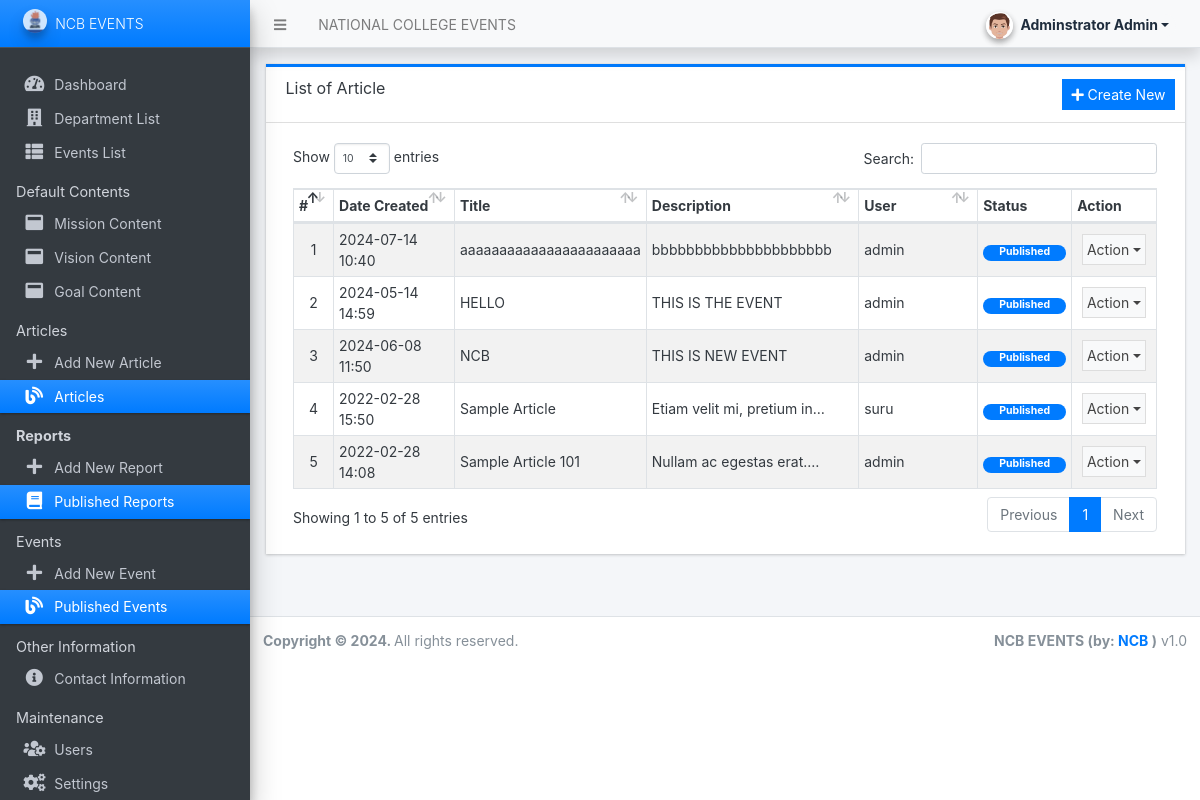
/admin/?page=articles (signed in), run on the app's committed database.
### tables this page shows
CREATE TABLE `article_list` (
  `id` int(30) NOT NULL,
  `title` text NOT NULL,
  `short_description` text NOT NULL,
  `content_path` text DEFAULT NULL,
  `status` tinyint(1) NOT NULL DEFAULT 1,
  `delete_flag` tinyint(1) NOT NULL DEFAULT 0,
  `user_id` int(30) DEFAULT NULL,
  `date_created` datetime NOT NULL DEFAULT current_timestamp(),
  `date_updated` datetime DEFAULT NULL ON UPDATE current_timestamp()
);

CREATE TABLE `users` (
  `id` int(50) NOT NULL,
  `firstname` varchar(250) NOT NULL,
  `lastname` varchar(250) NOT NULL,
  `username` text NOT NULL,
  `password` text NOT NULL,
  `avatar` text DEFAULT NULL,
  `last_login` datetime DEFAULT NULL,
  `department` varchar(50) NOT NULL,
  `type` tinyint(1) NOT NULL DEFAULT 0,
  `date_added` datetime NOT NULL DEFAULT current_timestamp(),
  `date_updated` datetime DEFAULT NULL ON UPDATE current_timestamp()
);

### classes/DBConnection.php (called while the page is built, shortened)
<?php
class DBConnection{
    private $host = DB_SERVER;
    private $username = DB_USERNAME;
    private $password = DB_PASSWORD;
    private $database = DB_NAME;
    public $conn;
    public function __construct(){
        if (!isset($this->conn)) {
            $this->conn = new mysqli($this->host, $this->username, $this->password, $this->database);
        }
    }
}
?>

### classes/SystemSettings.php (called while the page is built, shortened)
<?php
class SystemSettings extends DBConnection{
	function userdata($field = ''){
		if(!empty($field)){
			if(isset($_SESSION['userdata'][$field]))
				return $_SESSION['userdata'][$field];
			else
				return null;
		}else{
			return false;
		}
	}
}
$_settings = new SystemSettings();
?>

### admin/articles/index.php (the view, shortened to what this page needs)
<div class="card card-outline rounded-0 card-primary">
	<div class="card-header">
		<h3 class="card-title">List of Article</h3>
		<div class="card-tools">
			<a href="./?page=articles/manage_article"  class="btn btn-flat btn-sm btn-primary"><span class="fas fa-plus"></span>  Create New</a>
		</div>
	</div>
	<div class="card-body">
        <div class="container-fluid">
			<table class="table table-hover table-striped table-bordered" id="list">
				<?php if($_settings->userdata('type') != 1): ?>
					<colgroup>
						<col width="5%">
						<col width="15%">
						<col width="25%">
						<col width="35%">
						<col width="10%">
						<col width="15%">
					</colgroup>
				<?php else: ?>
					<colgroup>
						<col width="5%">
						<col width="15%">
						<col width="20%">
						<col width="25%">
						<col width="15%">
						<col width="10%">
						<col width="15%">
					</colgroup>
				<?php endif; ?>
				<thead>
					<tr>
						<th>#</th>
						<th>Date Created</th>
						<th>Title</th>
						<th>Description</th>
						<?php if($_settings->userdata('type') == 1): ?>
						<th>User</th>
						<?php endif; ?>
						<th>Status</th>
						<th>Action</th>
					</tr>
				</thead>
				<tbody>
					<?php
					$i = 1;
						$uwhere = "";
						$qry = $conn->query("SELECT a.*, u.username as writer from `article_list` a inner join users u on a.user_id = u.id where a.delete_flag = 0 {$uwhere} order by a.`title` asc ");
						while($row = $qry->fetch_assoc()):
					?>
						<tr>
							<td class="text-center"><?php echo $i++; ?></td>
							<td><?php echo date("Y-m-d H:i",strtotime($row['date_created'])) ?></td>
							<td><?php echo $row['title'] ?></td>
							<td ><p class="m-0 truncate-1"><?= $row['short_description'] ?></p></td>
							<?php if($_settings->userdata('type') == 1): ?>
							<td><?php echo $row['writer'] ?></td>
							<?php endif; ?>
							<td class="text-center">
                                <?php if($row['status'] == 1): ?>
                                    <span class="badge badge-primary px-3 rounded-pill">Published</span>
                                <?php else: ?>
                                    <span class="badge badge-secondary px-3 rounded-pill">Unpublished</span>
                                <?php endif; ?>
                            </td>
							<td align="center">
								 <button type="button" class="btn btn-flat p-1 btn-default btn-sm dropdown-toggle dropdown-icon" data-toggle="dropdown">
				                  		Action
				                  </button>
							</td>
						</tr>
					<?php endwhile; ?>
				</tbody>
			</table>
		</div>
	</div>
</div>

### data on the page
article_list: date_created "2024-07-14 10:40", title "aaaaaaaaaaaaaaaaaaaaaaa", short_description "bbbbbbbbbbbbbbbbbbbbb", user.username "admin", status "Published"
article_list: date_created "2024-05-14 14:59", title "HELLO", short_description "THIS IS THE EVENT", user.username "admin", status "Published"
article_list: date_created "2024-06-08 11:50", title "NCB", short_description "THIS IS NEW EVENT", user.username "admin", status "Published"
article_list: date_created "2022-02-28 15:50", title "Sample Article", short_description "Etiam velit mi, pretium…", user.username "suru", status "Published"
article_list: date_created "2022-02-28 14:08", title "Sample Article 101", short_description "Nullam ac egestas…", user.username "admin", status "Published"

### other printed values
$_settings->info('name') "NATIONAL COLLEGE EVENTS"
$_settings->userdata('firstname').' '.$_settings->userdata('lastname') "Adminstrator Admin"
$_settings->info('short_name') "NCB EVENTS"
